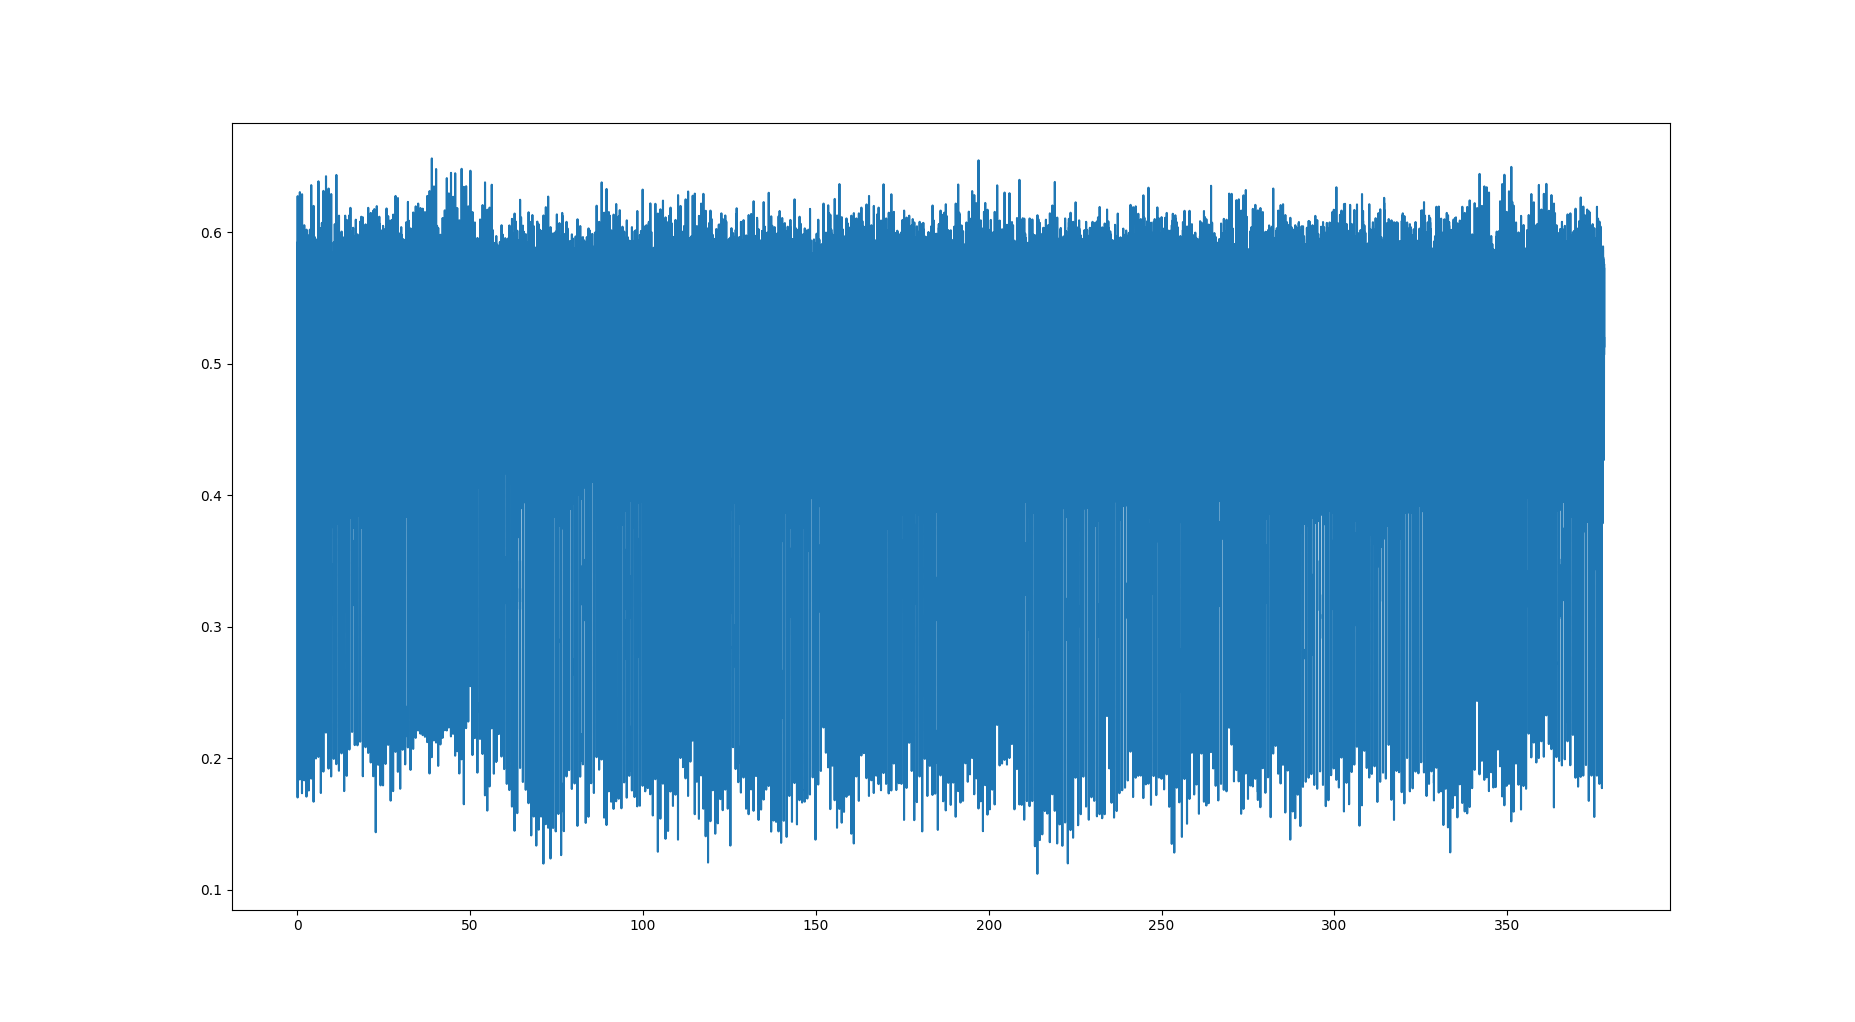

The Python source for this figure:
import numpy as np
import matplotlib.pyplot as plt
import datetime

fptr=open("./data/physiology/sub021_film_1_ECG.csv",'r')
raw_data = fptr.read()
ts_data = raw_data.split('\n')#time_split data
len_of_tsdata = len(ts_data)-1

for i in range(len(ts_data)):
    ts_data[i]=ts_data[i].split(',')
start_time=datetime.datetime.strptime("13:35:23","%H:%M:%S")
end_time=datetime.datetime.strptime("13:41:40","%H:%M:%S")
total_sec=0
start_index=0;
for i in range(0,len_of_tsdata):
	temp_time=datetime.datetime.strptime(ts_data[i][0]," %H:%M:%S.")
	if(start_time<=temp_time):
		total_sec+=1
		break;
	else:
		start_index=i+1
final_data = np.array(ts_data[start_index][1:])

for i in range(start_index+1,len_of_tsdata):
	temp_time=datetime.datetime.strptime(ts_data[i][0]," %H:%M:%S.")
	if(start_time<=temp_time and temp_time<=end_time):
		total_sec+=1
		final_data = np.append(final_data,ts_data[i][1:])
	else:
		break
print(total_sec)
print(len(final_data))

final_data = final_data.astype(float)
time_asix = np.arange(0,total_sec,0.001,float)
plt.plot(time_asix,np.absolute(final_data))
plt.show()
